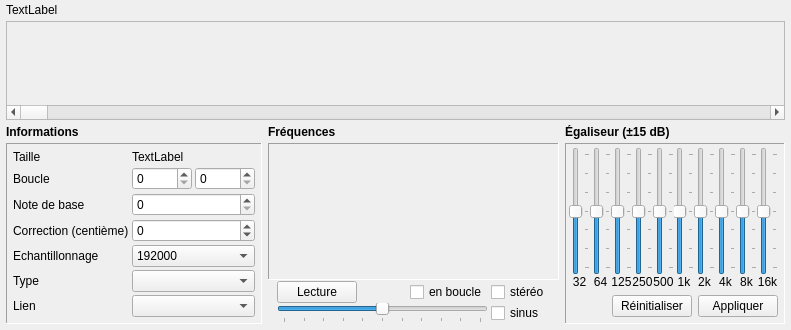
 <widget class="QWidget" name="Page_Smpl">
  <property name="geometry">
   <rect>
    <x>0</x>
    <y>0</y>
    <width>791</width>
    <height>330</height>
   </rect>
  </property>
  <property name="windowTitle">
   <string notr="true">Form</string>
  </property>
  <layout class="QVBoxLayout" name="verticalLayout">
   <property name="spacing">
    <number>1</number>
   </property>
   <property name="leftMargin">
    <number>6</number>
   </property>
   <property name="topMargin">
    <number>0</number>
   </property>
   <property name="rightMargin">
    <number>6</number>
   </property>
   <property name="bottomMargin">
    <number>6</number>
   </property>
   <item>
    <widget class="QFrame" name="frame_4">
     <property name="sizePolicy">
      <sizepolicy hsizetype="Ignored" vsizetype="Preferred">
       <horstretch>0</horstretch>
       <verstretch>0</verstretch>
      </sizepolicy>
     </property>
     <property name="maximumSize">
      <size>
       <width>16777215</width>
       <height>20</height>
      </size>
     </property>
     <property name="frameShape">
      <enum>QFrame::NoFrame</enum>
     </property>
     <property name="frameShadow">
      <enum>QFrame::Raised</enum>
     </property>
     <layout class="QVBoxLayout" name="verticalLayout_6">
      <property name="margin">
       <number>0</number>
      </property>
      <item>
       <widget class="QLabel" name="labelInst">
        <property name="sizePolicy">
         <sizepolicy hsizetype="Maximum" vsizetype="Maximum">
          <horstretch>0</horstretch>
          <verstretch>0</verstretch>
         </sizepolicy>
        </property>
        <property name="minimumSize">
         <size>
          <width>0</width>
          <height>20</height>
         </size>
        </property>
        <property name="maximumSize">
         <size>
          <width>16777215</width>
          <height>20</height>
         </size>
        </property>
        <property name="text">
         <string>TextLabel</string>
        </property>
        <property name="textInteractionFlags">
         <set>Qt::NoTextInteraction</set>
        </property>
       </widget>
      </item>
     </layout>
    </widget>
   </item>
   <item>
    <widget class="QFrame" name="frame_3">
     <property name="sizePolicy">
      <sizepolicy hsizetype="Preferred" vsizetype="Expanding">
       <horstretch>0</horstretch>
       <verstretch>0</verstretch>
      </sizepolicy>
     </property>
     <property name="frameShape">
      <enum>QFrame::StyledPanel</enum>
     </property>
     <property name="frameShadow">
      <enum>QFrame::Raised</enum>
     </property>
     <layout class="QVBoxLayout" name="verticalLayout_5">
      <property name="spacing">
       <number>0</number>
      </property>
      <property name="margin">
       <number>0</number>
      </property>
      <item>
       <widget class="Graphique" name="graphe" native="true">
        <property name="sizePolicy">
         <sizepolicy hsizetype="Preferred" vsizetype="Expanding">
          <horstretch>0</horstretch>
          <verstretch>0</verstretch>
         </sizepolicy>
        </property>
       </widget>
      </item>
      <item>
       <widget class="QScrollBar" name="sliderGraphe">
        <property name="maximum">
         <number>1000</number>
        </property>
        <property name="orientation">
         <enum>Qt::Horizontal</enum>
        </property>
       </widget>
      </item>
     </layout>
    </widget>
   </item>
   <item>
    <widget class="QFrame" name="frame_5">
     <property name="sizePolicy">
      <sizepolicy hsizetype="Preferred" vsizetype="Maximum">
       <horstretch>0</horstretch>
       <verstretch>0</verstretch>
      </sizepolicy>
     </property>
     <property name="frameShape">
      <enum>QFrame::NoFrame</enum>
     </property>
     <property name="frameShadow">
      <enum>QFrame::Raised</enum>
     </property>
     <layout class="QGridLayout" name="gridLayout">
      <property name="leftMargin">
       <number>0</number>
      </property>
      <property name="topMargin">
       <number>4</number>
      </property>
      <property name="rightMargin">
       <number>0</number>
      </property>
      <property name="bottomMargin">
       <number>0</number>
      </property>
      <property name="verticalSpacing">
       <number>4</number>
      </property>
      <item row="0" column="1">
       <widget class="QLabel" name="label_22">
        <property name="maximumSize">
         <size>
          <width>16777215</width>
          <height>20</height>
         </size>
        </property>
        <property name="text">
         <string>&lt;b&gt;Fréquences&lt;/b&gt;</string>
        </property>
       </widget>
      </item>
      <item row="1" column="2">
       <widget class="QFrame" name="frame_7">
        <property name="sizePolicy">
         <sizepolicy hsizetype="Maximum" vsizetype="Preferred">
          <horstretch>0</horstretch>
          <verstretch>0</verstretch>
         </sizepolicy>
        </property>
        <property name="frameShape">
         <enum>QFrame::Panel</enum>
        </property>
        <property name="frameShadow">
         <enum>QFrame::Sunken</enum>
        </property>
        <layout class="QVBoxLayout" name="verticalLayout_2">
         <property name="spacing">
          <number>0</number>
         </property>
         <property name="leftMargin">
          <number>3</number>
         </property>
         <property name="topMargin">
          <number>3</number>
         </property>
         <property name="rightMargin">
          <number>6</number>
         </property>
         <property name="bottomMargin">
          <number>6</number>
         </property>
         <item>
          <layout class="QGridLayout" name="gridLayout_3">
           <property name="horizontalSpacing">
            <number>0</number>
           </property>
           <item row="0" column="8">
            <widget class="QSlider" name="verticalSlider_9">
             <property name="sizePolicy">
              <sizepolicy hsizetype="Minimum" vsizetype="Expanding">
               <horstretch>0</horstretch>
               <verstretch>0</verstretch>
              </sizepolicy>
             </property>
             <property name="minimum">
              <number>-15</number>
             </property>
             <property name="maximum">
              <number>15</number>
             </property>
             <property name="pageStep">
              <number>5</number>
             </property>
             <property name="orientation">
              <enum>Qt::Vertical</enum>
             </property>
             <property name="tickPosition">
              <enum>QSlider::TicksBelow</enum>
             </property>
             <property name="tickInterval">
              <number>5</number>
             </property>
            </widget>
           </item>
           <item row="1" column="4">
            <widget class="QLabel" name="label_12">
             <property name="sizePolicy">
              <sizepolicy hsizetype="Minimum" vsizetype="Preferred">
               <horstretch>0</horstretch>
               <verstretch>0</verstretch>
              </sizepolicy>
             </property>
             <property name="text">
              <string notr="true">500</string>
             </property>
             <property name="alignment">
              <set>Qt::AlignCenter</set>
             </property>
            </widget>
           </item>
           <item row="1" column="7">
            <widget class="QLabel" name="label_15">
             <property name="sizePolicy">
              <sizepolicy hsizetype="Minimum" vsizetype="Preferred">
               <horstretch>0</horstretch>
               <verstretch>0</verstretch>
              </sizepolicy>
             </property>
             <property name="text">
              <string notr="true">4k</string>
             </property>
             <property name="alignment">
              <set>Qt::AlignCenter</set>
             </property>
            </widget>
           </item>
           <item row="1" column="5">
            <widget class="QLabel" name="label_13">
             <property name="sizePolicy">
              <sizepolicy hsizetype="Minimum" vsizetype="Preferred">
               <horstretch>0</horstretch>
               <verstretch>0</verstretch>
              </sizepolicy>
             </property>
             <property name="text">
              <string notr="true">1k</string>
             </property>
             <property name="alignment">
              <set>Qt::AlignCenter</set>
             </property>
            </widget>
           </item>
           <item row="0" column="1">
            <widget class="QSlider" name="verticalSlider_2">
             <property name="sizePolicy">
              <sizepolicy hsizetype="Minimum" vsizetype="Expanding">
               <horstretch>0</horstretch>
               <verstretch>0</verstretch>
              </sizepolicy>
             </property>
             <property name="minimum">
              <number>-15</number>
             </property>
             <property name="maximum">
              <number>15</number>
             </property>
             <property name="pageStep">
              <number>5</number>
             </property>
             <property name="orientation">
              <enum>Qt::Vertical</enum>
             </property>
             <property name="tickPosition">
              <enum>QSlider::TicksBelow</enum>
             </property>
             <property name="tickInterval">
              <number>5</number>
             </property>
            </widget>
           </item>
           <item row="0" column="2">
            <widget class="QSlider" name="verticalSlider_3">
             <property name="sizePolicy">
              <sizepolicy hsizetype="Minimum" vsizetype="Expanding">
               <horstretch>0</horstretch>
               <verstretch>0</verstretch>
              </sizepolicy>
             </property>
             <property name="minimum">
              <number>-15</number>
             </property>
             <property name="maximum">
              <number>15</number>
             </property>
             <property name="pageStep">
              <number>5</number>
             </property>
             <property name="value">
              <number>0</number>
             </property>
             <property name="orientation">
              <enum>Qt::Vertical</enum>
             </property>
             <property name="tickPosition">
              <enum>QSlider::TicksBelow</enum>
             </property>
             <property name="tickInterval">
              <number>5</number>
             </property>
            </widget>
           </item>
           <item row="0" column="3">
            <widget class="QSlider" name="verticalSlider_4">
             <property name="sizePolicy">
              <sizepolicy hsizetype="Minimum" vsizetype="Expanding">
               <horstretch>0</horstretch>
               <verstretch>0</verstretch>
              </sizepolicy>
             </property>
             <property name="minimum">
              <number>-15</number>
             </property>
             <property name="maximum">
              <number>15</number>
             </property>
             <property name="pageStep">
              <number>5</number>
             </property>
             <property name="orientation">
              <enum>Qt::Vertical</enum>
             </property>
             <property name="tickPosition">
              <enum>QSlider::TicksBelow</enum>
             </property>
             <property name="tickInterval">
              <number>5</number>
             </property>
            </widget>
           </item>
           <item row="1" column="0">
            <widget class="QLabel" name="label_8">
             <property name="sizePolicy">
              <sizepolicy hsizetype="Minimum" vsizetype="Preferred">
               <horstretch>0</horstretch>
               <verstretch>0</verstretch>
              </sizepolicy>
             </property>
             <property name="text">
              <string notr="true">32</string>
             </property>
             <property name="alignment">
              <set>Qt::AlignCenter</set>
             </property>
            </widget>
           </item>
           <item row="1" column="1">
            <widget class="QLabel" name="label_9">
             <property name="sizePolicy">
              <sizepolicy hsizetype="Minimum" vsizetype="Preferred">
               <horstretch>0</horstretch>
               <verstretch>0</verstretch>
              </sizepolicy>
             </property>
             <property name="text">
              <string notr="true">64</string>
             </property>
             <property name="alignment">
              <set>Qt::AlignCenter</set>
             </property>
            </widget>
           </item>
           <item row="0" column="0">
            <widget class="QSlider" name="verticalSlider_1">
             <property name="sizePolicy">
              <sizepolicy hsizetype="Minimum" vsizetype="Expanding">
               <horstretch>0</horstretch>
               <verstretch>0</verstretch>
              </sizepolicy>
             </property>
             <property name="minimum">
              <number>-15</number>
             </property>
             <property name="maximum">
              <number>15</number>
             </property>
             <property name="pageStep">
              <number>5</number>
             </property>
             <property name="orientation">
              <enum>Qt::Vertical</enum>
             </property>
             <property name="tickPosition">
              <enum>QSlider::TicksBelow</enum>
             </property>
             <property name="tickInterval">
              <number>5</number>
             </property>
            </widget>
           </item>
           <item row="1" column="8">
            <widget class="QLabel" name="label_16">
             <property name="sizePolicy">
              <sizepolicy hsizetype="Minimum" vsizetype="Preferred">
               <horstretch>0</horstretch>
               <verstretch>0</verstretch>
              </sizepolicy>
             </property>
             <property name="text">
              <string notr="true">8k</string>
             </property>
             <property name="alignment">
              <set>Qt::AlignCenter</set>
             </property>
            </widget>
           </item>
           <item row="0" column="6">
            <widget class="QSlider" name="verticalSlider_7">
             <property name="sizePolicy">
              <sizepolicy hsizetype="Minimum" vsizetype="Expanding">
               <horstretch>0</horstretch>
               <verstretch>0</verstretch>
              </sizepolicy>
             </property>
             <property name="minimum">
              <number>-15</number>
             </property>
             <property name="maximum">
              <number>15</number>
             </property>
             <property name="pageStep">
              <number>5</number>
             </property>
             <property name="orientation">
              <enum>Qt::Vertical</enum>
             </property>
             <property name="tickPosition">
              <enum>QSlider::TicksBelow</enum>
             </property>
             <property name="tickInterval">
              <number>5</number>
             </property>
            </widget>
           </item>
           <item row="0" column="7">
            <widget class="QSlider" name="verticalSlider_8">
             <property name="sizePolicy">
              <sizepolicy hsizetype="Minimum" vsizetype="Expanding">
               <horstretch>0</horstretch>
               <verstretch>0</verstretch>
              </sizepolicy>
             </property>
             <property name="minimum">
              <number>-15</number>
             </property>
             <property name="maximum">
              <number>15</number>
             </property>
             <property name="pageStep">
              <number>5</number>
             </property>
             <property name="orientation">
              <enum>Qt::Vertical</enum>
             </property>
             <property name="tickPosition">
              <enum>QSlider::TicksBelow</enum>
             </property>
             <property name="tickInterval">
              <number>5</number>
             </property>
            </widget>
           </item>
           <item row="1" column="2">
            <widget class="QLabel" name="label_10">
             <property name="sizePolicy">
              <sizepolicy hsizetype="Minimum" vsizetype="Preferred">
               <horstretch>0</horstretch>
               <verstretch>0</verstretch>
              </sizepolicy>
             </property>
             <property name="text">
              <string notr="true">125</string>
             </property>
             <property name="alignment">
              <set>Qt::AlignCenter</set>
             </property>
            </widget>
           </item>
           <item row="0" column="4">
            <widget class="QSlider" name="verticalSlider_5">
             <property name="sizePolicy">
              <sizepolicy hsizetype="Minimum" vsizetype="Expanding">
               <horstretch>0</horstretch>
               <verstretch>0</verstretch>
              </sizepolicy>
             </property>
             <property name="minimum">
              <number>-15</number>
             </property>
             <property name="maximum">
              <number>15</number>
             </property>
             <property name="pageStep">
              <number>5</number>
             </property>
             <property name="orientation">
              <enum>Qt::Vertical</enum>
             </property>
             <property name="tickPosition">
              <enum>QSlider::TicksBelow</enum>
             </property>
             <property name="tickInterval">
              <number>5</number>
             </property>
            </widget>
           </item>
           <item row="0" column="5">
            <widget class="QSlider" name="verticalSlider_6">
             <property name="sizePolicy">
              <sizepolicy hsizetype="Minimum" vsizetype="Expanding">
               <horstretch>0</horstretch>
               <verstretch>0</verstretch>
              </sizepolicy>
             </property>
             <property name="minimum">
              <number>-15</number>
             </property>
             <property name="maximum">
              <number>15</number>
             </property>
             <property name="pageStep">
              <number>5</number>
             </property>
             <property name="orientation">
              <enum>Qt::Vertical</enum>
             </property>
             <property name="tickPosition">
              <enum>QSlider::TicksBelow</enum>
             </property>
             <property name="tickInterval">
              <number>5</number>
             </property>
            </widget>
           </item>
           <item row="1" column="3">
            <widget class="QLabel" name="label_11">
             <property name="sizePolicy">
              <sizepolicy hsizetype="Minimum" vsizetype="Preferred">
               <horstretch>0</horstretch>
               <verstretch>0</verstretch>
              </sizepolicy>
             </property>
             <property name="text">
              <string notr="true">250</string>
             </property>
             <property name="alignment">
              <set>Qt::AlignCenter</set>
             </property>
            </widget>
           </item>
           <item row="1" column="6">
            <widget class="QLabel" name="label_14">
             <property name="sizePolicy">
              <sizepolicy hsizetype="Minimum" vsizetype="Preferred">
               <horstretch>0</horstretch>
               <verstretch>0</verstretch>
              </sizepolicy>
             </property>
             <property name="text">
              <string notr="true">2k</string>
             </property>
             <property name="alignment">
              <set>Qt::AlignCenter</set>
             </property>
            </widget>
           </item>
           <item row="0" column="9">
            <widget class="QSlider" name="verticalSlider_10">
             <property name="sizePolicy">
              <sizepolicy hsizetype="Minimum" vsizetype="Expanding">
               <horstretch>0</horstretch>
               <verstretch>0</verstretch>
              </sizepolicy>
             </property>
             <property name="minimum">
              <number>-15</number>
             </property>
             <property name="maximum">
              <number>15</number>
             </property>
             <property name="pageStep">
              <number>5</number>
             </property>
             <property name="orientation">
              <enum>Qt::Vertical</enum>
             </property>
             <property name="tickPosition">
              <enum>QSlider::TicksBelow</enum>
             </property>
             <property name="tickInterval">
              <number>5</number>
             </property>
            </widget>
           </item>
           <item row="1" column="9">
            <widget class="QLabel" name="label_17">
             <property name="sizePolicy">
              <sizepolicy hsizetype="Minimum" vsizetype="Preferred">
               <horstretch>0</horstretch>
               <verstretch>0</verstretch>
              </sizepolicy>
             </property>
             <property name="text">
              <string notr="true">16k</string>
             </property>
             <property name="alignment">
              <set>Qt::AlignCenter</set>
             </property>
            </widget>
           </item>
          </layout>
         </item>
         <item>
          <widget class="QFrame" name="frame_9">
           <property name="frameShape">
            <enum>QFrame::NoFrame</enum>
           </property>
           <property name="frameShadow">
            <enum>QFrame::Raised</enum>
           </property>
           <layout class="QHBoxLayout" name="horizontalLayout">
            <property name="leftMargin">
             <number>3</number>
            </property>
            <property name="topMargin">
             <number>6</number>
            </property>
            <property name="rightMargin">
             <number>0</number>
            </property>
            <property name="bottomMargin">
             <number>0</number>
            </property>
            <item>
             <spacer name="horizontalSpacer_2">
              <property name="orientation">
               <enum>Qt::Horizontal</enum>
              </property>
              <property name="sizeHint" stdset="0">
               <size>
                <width>40</width>
                <height>20</height>
               </size>
              </property>
             </spacer>
            </item>
            <item>
             <widget class="QPushButton" name="pushEgalRestore">
              <property name="text">
               <string>Réinitialiser</string>
              </property>
             </widget>
            </item>
            <item>
             <widget class="QPushButton" name="pushEgaliser">
              <property name="text">
               <string>Appliquer</string>
              </property>
             </widget>
            </item>
           </layout>
          </widget>
         </item>
        </layout>
       </widget>
      </item>
      <item row="0" column="2">
       <widget class="QLabel" name="label_21">
        <property name="maximumSize">
         <size>
          <width>16777215</width>
          <height>20</height>
         </size>
        </property>
        <property name="text">
         <string>&lt;html&gt;&lt;head/&gt;&lt;body&gt;&lt;p&gt;&lt;span style=&quot; font-weight:600;&quot;&gt;Égaliseur (±15 dB)&lt;/span&gt;&lt;/p&gt;&lt;/body&gt;&lt;/html&gt;</string>
        </property>
       </widget>
      </item>
      <item row="1" column="0">
       <widget class="QFrame" name="frame_2">
        <property name="frameShape">
         <enum>QFrame::Panel</enum>
        </property>
        <property name="frameShadow">
         <enum>QFrame::Sunken</enum>
        </property>
        <layout class="QHBoxLayout" name="horizontalLayout_2">
         <property name="margin">
          <number>6</number>
         </property>
         <item>
          <layout class="QGridLayout" name="gridLayout_2">
           <property name="spacing">
            <number>3</number>
           </property>
           <item row="2" column="0">
            <widget class="QLabel" name="label_3">
             <property name="text">
              <string>Note de base</string>
             </property>
            </widget>
           </item>
           <item row="1" column="0">
            <widget class="QLabel" name="label_2">
             <property name="text">
              <string>Boucle</string>
             </property>
            </widget>
           </item>
           <item row="0" column="0">
            <widget class="QLabel" name="label">
             <property name="text">
              <string>Taille</string>
             </property>
            </widget>
           </item>
           <item row="5" column="0">
            <widget class="QLabel" name="label_7">
             <property name="text">
              <string>Type</string>
             </property>
            </widget>
           </item>
           <item row="1" column="1">
            <widget class="QSpinBox" name="spinStartLoop">
             <property name="minimumSize">
              <size>
               <width>60</width>
               <height>0</height>
              </size>
             </property>
             <property name="maximumSize">
              <size>
               <width>60</width>
               <height>16777215</height>
              </size>
             </property>
            </widget>
           </item>
           <item row="4" column="0">
            <widget class="QLabel" name="label_6">
             <property name="text">
              <string>Echantillonnage</string>
             </property>
            </widget>
           </item>
           <item row="6" column="0">
            <widget class="QLabel" name="label_5">
             <property name="text">
              <string>Lien</string>
             </property>
            </widget>
           </item>
           <item row="3" column="0">
            <widget class="QLabel" name="label_4">
             <property name="text">
              <string>Correction (centième)</string>
             </property>
            </widget>
           </item>
           <item row="1" column="2">
            <widget class="QSpinBox" name="spinEndLoop">
             <property name="minimumSize">
              <size>
               <width>60</width>
               <height>0</height>
              </size>
             </property>
             <property name="maximumSize">
              <size>
               <width>60</width>
               <height>16777215</height>
              </size>
             </property>
            </widget>
           </item>
           <item row="0" column="1" colspan="2">
            <widget class="QLabel" name="labelTaille">
             <property name="text">
              <string notr="true">TextLabel</string>
             </property>
            </widget>
           </item>
           <item row="2" column="1" colspan="2">
            <widget class="QSpinBox" name="spinRootKey">
             <property name="maximum">
              <number>127</number>
             </property>
            </widget>
           </item>
           <item row="3" column="1" colspan="2">
            <widget class="QSpinBox" name="spinTune">
             <property name="minimum">
              <number>-100</number>
             </property>
             <property name="maximum">
              <number>100</number>
             </property>
            </widget>
           </item>
           <item row="4" column="1" colspan="2">
            <widget class="QComboBox" name="comboSampleRate">
             <item>
              <property name="text">
               <string notr="true">192000</string>
              </property>
             </item>
             <item>
              <property name="text">
               <string notr="true">96000</string>
              </property>
             </item>
             <item>
              <property name="text">
               <string notr="true">48000</string>
              </property>
             </item>
             <item>
              <property name="text">
               <string notr="true">44100</string>
              </property>
             </item>
             <item>
              <property name="text">
               <string notr="true">32000</string>
              </property>
             </item>
             <item>
              <property name="text">
               <string notr="true">22050</string>
              </property>
             </item>
             <item>
              <property name="text">
               <string notr="true">11025</string>
              </property>
             </item>
            </widget>
           </item>
           <item row="5" column="1" colspan="2">
            <widget class="QComboBox" name="comboType"/>
           </item>
           <item row="6" column="1" colspan="2">
            <widget class="QComboBox" name="comboLink"/>
           </item>
          </layout>
         </item>
        </layout>
       </widget>
      </item>
      <item row="0" column="0">
       <widget class="QLabel" name="label_20">
        <property name="minimumSize">
         <size>
          <width>0</width>
          <height>0</height>
         </size>
        </property>
        <property name="maximumSize">
         <size>
          <width>16777215</width>
          <height>16</height>
         </size>
        </property>
        <property name="text">
         <string>&lt;html&gt;&lt;head/&gt;&lt;body&gt;&lt;p&gt;&lt;span style=&quot; font-weight:600;&quot;&gt;Informations&lt;/span&gt;&lt;/p&gt;&lt;/body&gt;&lt;/html&gt;</string>
        </property>
       </widget>
      </item>
      <item row="1" column="1">
       <layout class="QVBoxLayout" name="layoutMilieu">
        <property name="spacing">
         <number>0</number>
        </property>
        <item>
         <widget class="QFrame" name="frame_6">
          <property name="sizePolicy">
           <sizepolicy hsizetype="Preferred" vsizetype="Expanding">
            <horstretch>0</horstretch>
            <verstretch>0</verstretch>
           </sizepolicy>
          </property>
          <property name="frameShape">
           <enum>QFrame::Panel</enum>
          </property>
          <property name="frameShadow">
           <enum>QFrame::Sunken</enum>
          </property>
          <layout class="QHBoxLayout" name="horizontalLayout_4">
           <property name="spacing">
            <number>0</number>
           </property>
           <property name="margin">
            <number>0</number>
           </property>
           <item>
            <widget class="GraphiqueFourier" name="grapheFourier" native="true">
             <property name="sizePolicy">
              <sizepolicy hsizetype="Expanding" vsizetype="Preferred">
               <horstretch>0</horstretch>
               <verstretch>0</verstretch>
              </sizepolicy>
             </property>
            </widget>
           </item>
          </layout>
         </widget>
        </item>
        <item>
         <layout class="QGridLayout" name="gridLayout_4">
          <property name="leftMargin">
           <number>9</number>
          </property>
          <property name="topMargin">
           <number>1</number>
          </property>
          <property name="rightMargin">
           <number>9</number>
          </property>
          <property name="bottomMargin">
           <number>1</number>
          </property>
          <property name="horizontalSpacing">
           <number>3</number>
          </property>
          <property name="verticalSpacing">
           <number>0</number>
          </property>
          <item row="0" column="0">
           <widget class="QPushButton" name="pushLecture">
            <property name="text">
             <string>Lecture</string>
            </property>
            <property name="checkable">
             <bool>true</bool>
            </property>
           </widget>
          </item>
          <item row="1" column="3">
           <widget class="QCheckBox" name="checkLectureSinus">
            <property name="sizePolicy">
             <sizepolicy hsizetype="Maximum" vsizetype="Fixed">
              <horstretch>0</horstretch>
              <verstretch>0</verstretch>
             </sizepolicy>
            </property>
            <property name="text">
             <string>sinus</string>
            </property>
           </widget>
          </item>
          <item row="1" column="0" colspan="3">
           <widget class="QSlider" name="sliderLectureVolume">
            <property name="sizePolicy">
             <sizepolicy hsizetype="Minimum" vsizetype="Fixed">
              <horstretch>0</horstretch>
              <verstretch>0</verstretch>
             </sizepolicy>
            </property>
            <property name="minimum">
             <number>-50</number>
            </property>
            <property name="maximum">
             <number>50</number>
            </property>
            <property name="orientation">
             <enum>Qt::Horizontal</enum>
            </property>
            <property name="tickPosition">
             <enum>QSlider::TicksBelow</enum>
            </property>
            <property name="tickInterval">
             <number>10</number>
            </property>
           </widget>
          </item>
          <item row="0" column="2">
           <widget class="QCheckBox" name="checkLectureBoucle">
            <property name="sizePolicy">
             <sizepolicy hsizetype="Minimum" vsizetype="Fixed">
              <horstretch>0</horstretch>
              <verstretch>0</verstretch>
             </sizepolicy>
            </property>
            <property name="text">
             <string>en boucle</string>
            </property>
           </widget>
          </item>
          <item row="0" column="3">
           <widget class="QCheckBox" name="checkLectureLien">
            <property name="sizePolicy">
             <sizepolicy hsizetype="Maximum" vsizetype="Fixed">
              <horstretch>0</horstretch>
              <verstretch>0</verstretch>
             </sizepolicy>
            </property>
            <property name="text">
             <string>stéréo</string>
            </property>
           </widget>
          </item>
          <item row="0" column="1">
           <spacer name="horizontalSpacer_3">
            <property name="orientation">
             <enum>Qt::Horizontal</enum>
            </property>
            <property name="sizeType">
             <enum>QSizePolicy::Expanding</enum>
            </property>
            <property name="sizeHint" stdset="0">
             <size>
              <width>3</width>
              <height>20</height>
             </size>
            </property>
           </spacer>
          </item>
         </layout>
        </item>
       </layout>
      </item>
     </layout>
    </widget>
   </item>
  </layout>
 </widget>
